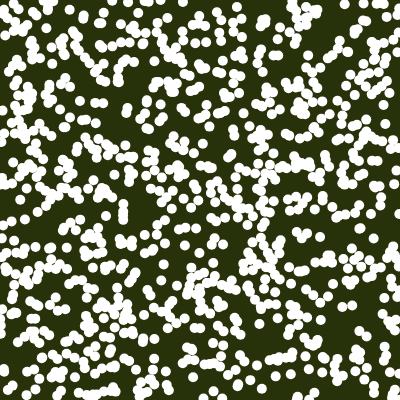
Frame 1 (no input)
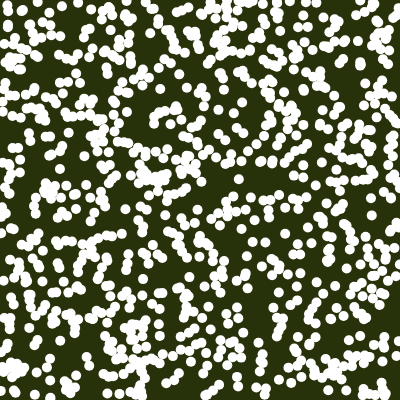
Frame 60 (no input)
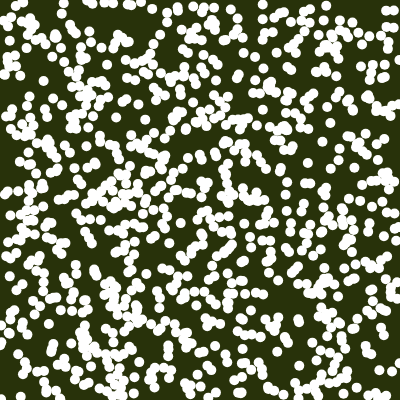
Frame 120 (the mouse pressed at the canvas centre since frame 60)

The p5.js sketch that drew these frames (run headless with seeded random() and noise() and a simulated clock; from frame 60 on, the mouse is pressed at the canvas centre):

// p5.js sketch
// ── sketch.js
function setup() {
	// create canvas
	createCanvas(400, 400);
	//noLoop();
}

function draw() {
	background(40, 50, 10);
	noStroke();
	for (var i = 0; i < 1000; i++) {
		ellipse(random(0, 400), random(0, 400), 10, 10);
	}
}
